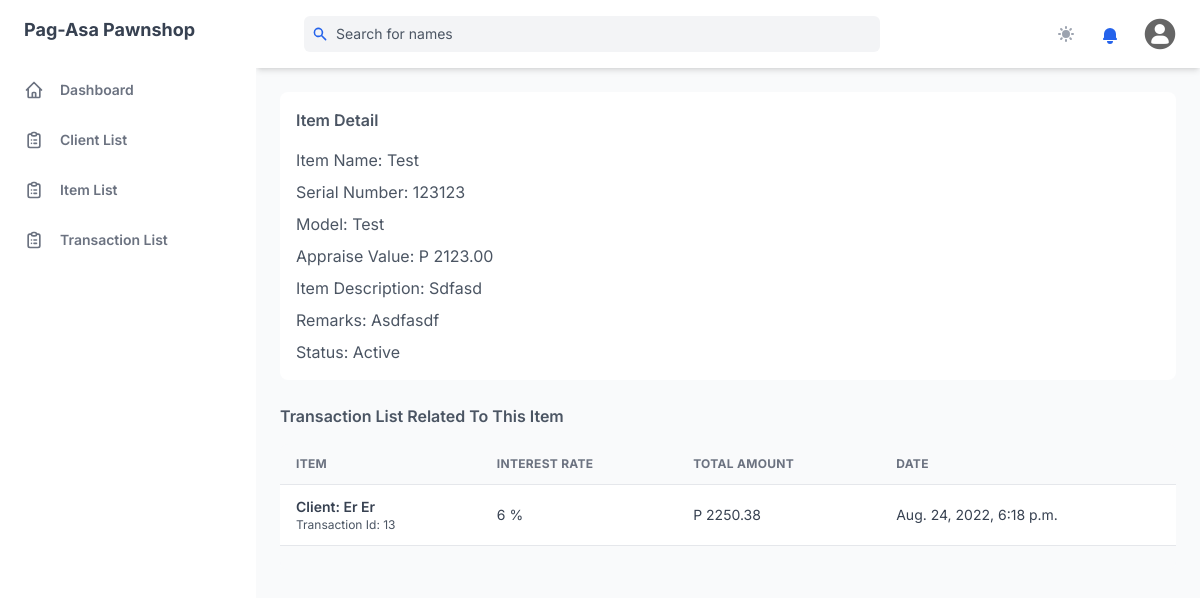
The page /item/13/ (signed in) on the database its author committed.
### management_system/models.py (models this page shows, shortened)
class Item(models.Model):
    CHOICE = [
        ('A', 'Active'),
        ('I', 'Inactive')
    ]
    item = models.CharField(max_length=255)
    serial_number = models.IntegerField()
    model = models.CharField(max_length=255)
    appraise_value = models.DecimalField(max_digits=10, decimal_places=2)
    item_description = models.CharField(max_length=255, blank=True, null=True)
    category = models.ManyToManyField(
        Category, blank=True, related_name="categories")
    status=models.CharField(choices=CHOICE, default='A', max_length=2)
    remarks = models.TextField(blank=True, null=True)
    created = models.DateTimeField(auto_now_add=True)
    updated = models.DateTimeField(auto_now=True)

class Transaction(models.Model):
    STATUS_CHOICE = [
        ('New', 'New'),
        ('Pending', 'Pending'),
        ('Paid', 'Paid'),
        ('Renew','Renew'),
    ]
    client = models.ForeignKey(Client, related_name='clients', on_delete=models.CASCADE)
    item = models.OneToOneField(Item, related_name='items', on_delete=models.CASCADE)
    interest_rate = models.PositiveIntegerField()
    date_pawned = models.DateField(auto_now_add=True)
    month = models.PositiveIntegerField(default=1)
    status = models.CharField(max_length=20, choices=STATUS_CHOICE, default='New')
    created = models.DateTimeField(auto_now_add=True)
    updated = models.DateTimeField(auto_now=True)
    def total(self):
        interest_rate = float(self.interest_rate) / 100
        interest = float(self.item.appraise_value) * interest_rate
        total = float(self.item.appraise_value) + interest
        return total

class Client(models.Model):
    CLIENT_STATUS =  [
    ('active', 'Active'),
    ('inactive', 'Inactive'),
    ]
    first_name = models.CharField(max_length=255)
    last_name = models.CharField(max_length=255)
    middle_name = models.CharField(max_length=255, null=True, blank=True)
    address = models.TextField(max_length=500)
    contact_number = models.IntegerField()
    email_address = models.CharField(max_length=255, blank=True, null=True)
    status = models.CharField(max_length=10, choices=CLIENT_STATUS, default='active')
    created = models.DateTimeField(auto_now_add=True)
    updated = models.DateTimeField(auto_now=True)

### management_system/views.py (the view)
class ItemDetailView(LoginRequiredMixin, DetailView):
    template_name = 'components/item_detail.html'
    model = Item

### templates/components/item_detail.html (shortened to what this page needs)
{% extends 'base.html' %}
{% load mathfilters %}
{% load l10n %}
{% block content %}
<div
  class="min-w-0 p-4 mt-6 space-y-2 bg-white rounded-lg shadow-xs dark:bg-gray-800"
>
  <h4 class="mb-4 font-semibold text-gray-600 dark:text-gray-300">
    Item Detail
  </h4>
  <p class="text-gray-600 dark:text-gray-400">
    <span>Item Name:</span> {{object.item|title}}
  </p>
  <p class="text-gray-600 dark:text-gray-400">
    <span>Serial Number:</span> {{object.serial_number|unlocalize}}
  </p>
  <p class="text-gray-600 dark:text-gray-400">
    <span>Model:</span> {{object.model|title}}
  </p>
  <p class="text-gray-600 dark:text-gray-400">
    <span>Appraise Value:</span> P {{object.appraise_value}}
  </p>
  <p class="text-gray-600 dark:text-gray-400">
    <span>Item Description:</span> {{object.item_description|capfirst}}
  </p>
  <p class="text-gray-600 dark:text-gray-400">
    <span>Remarks:</span> {{object.remarks|capfirst}}
  </p>
  <p class="text-gray-600 dark:text-gray-400">
    <span>Status:</span> {% if object.status == "A"%}Active{%else%}Inactive{% endif %}
  </p>
</div>
<h4 class="mt-6 mb-4 font-semibold text-gray-600 dark:text-gray-300">
   Transaction List Related To This Item
  </h4>
<div class="w-full overflow-hidden rounded-lg shadow-xs">
  <div class="w-full overflow-x-auto">
    <table class="w-full whitespace-no-wrap">
      <thead>
        <tr
          class="text-xs font-semibold tracking-wide text-left text-gray-500 uppercase border-b dark:border-gray-700 bg-gray-50 dark:text-gray-400 dark:bg-gray-800"
        >
          <th class="px-4 py-3">Item</th>
          <th class="px-4 py-3">Interest Rate</th>
          <th class="px-4 py-3">Total Amount </th>
          <th class="px-4 py-3">Date</th>
        </tr>
      </thead>
      <tbody class="bg-white divide-y dark:divide-gray-700 dark:bg-gray-800">
        <tr class="text-gray-700 dark:text-gray-400">
          <td class="px-4 py-3">
            <div class="flex items-center text-sm">
              <div>
                <a href="{% url 'transaction_detail' object.items.pk %}" hx-boost="true" hx-indicator="#my-indicator">
                  <p class="font-semibold">Client: {{ object.items.client.first_name|title }} {{ object.items.client.last_name|title }}</p>
                </a>
                <p class="text-xs text-gray-600 dark:text-gray-400">
                  Transaction Id: {{ object.items.id }}
                </p>
              </div>
            </div>
          </td>
          <td class="px-4 py-3 text-sm">{{object.items.interest_rate}} %</td>
          <td class="px-4 py-3 text-sm">P {{object.items.total}}</td>
          <td class="px-4 py-3 text-sm">{{object.items.created}}</td>
        </tr>
      </tbody>
    </table>
  </div>
  <div
    class="grid px-4 py-3 text-xs font-semibold tracking-wide text-gray-500 uppercase border-t dark:border-gray-700 bg-gray-50 sm:grid-cols-9 dark:text-gray-400 dark:bg-gray-800"
  >
  </div>
</div>
{% endblock content %}

### static/css/print.css (style rules this page uses)
a:link { text-decoration: none; }

### rows shown on the page
Item: item "Test", serial_number "123123", model "Test", appraise_value "2123.00", item_description "Sdfasd", remarks "Asdfasdf", items.client.first_name "Er", items.client.last_name "Er", items.id "13", items.interest_rate "6", items.total "2250.38", items.created "Aug. 24, 2022, 6:18 p.m."
